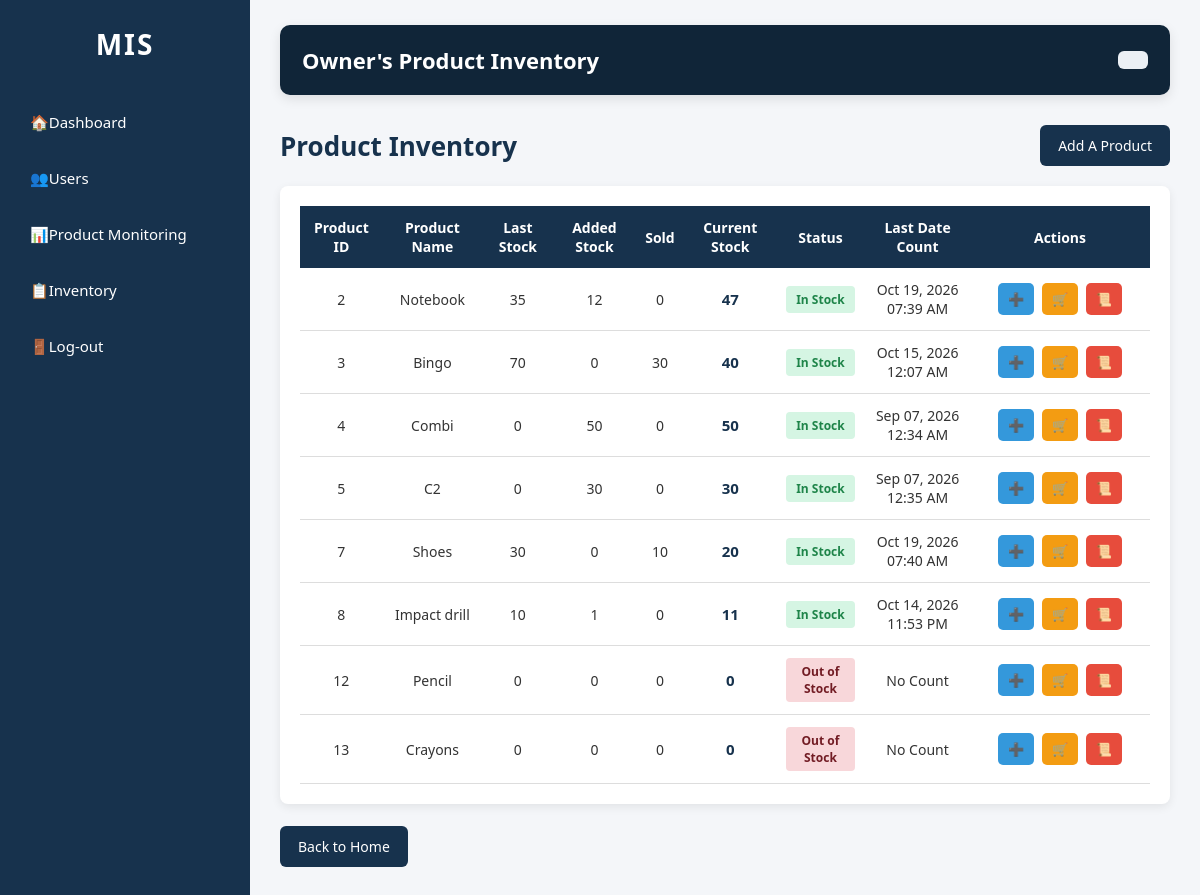
The app's page /owner/inventory/inventory.php with its own data.
### tables this page shows
CREATE TABLE IF NOT EXISTS `products` (
  `product_id` int NOT NULL AUTO_INCREMENT,
  `product_name` varchar(100) DEFAULT NULL,
  `product_photo` varchar(255) DEFAULT NULL,
  `product_description` varchar(100) DEFAULT NULL,
  `company_name` varchar(250) DEFAULT NULL,
  `product_price` decimal(10,2) NOT NULL,
  PRIMARY KEY (`product_id`)
);

### owner/inventory/inventory.php (the view, shortened to what this page needs)
<?php
require_once "../../database/db.php";
?>
<!DOCTYPE html>
<html lang="en">
<head>
    <link rel="stylesheet" href="../../design/dashboard.css">
</head>
<body>
    <div class="container">
         <div class="sidebar">
            <h2>MIS</h2>
            <ul>
                <li><a href="../../owner/dashboard.php">🏠Dashboard</a></li>
                <li><a href="../../owner/users/users.php">👥Users</a></li>
                <li><a href="../../owner/products/products.php">📊Product Monitoring</a></li>
                <li><a href="../../owner/inventory/inventory.php">📋Inventory</a></li>
                <li><a href="../../auth-pages/logout.php">🚪Log-out</a></li>
            </ul>
         </div>
          <div class="main">
            <div class="navi">
                <h2>Owner's Product Inventory</h2>
                <div class="profile">
                </div>
            </div>
          <div class="page-title">
            <h2>Product Inventory</h2>
            <a href="../products/addproducts.php" class="add-btn"> Add A Product</a>
          </div>
<div class="table-container">
    <table>
        <thead>
            <tr>
                <th>Product ID</th>
                <th>Product Name</th>
                <th>Last Stock</th>
                <th>Added Stock</th>
                <th>Sold</th>
                <th>Current Stock</th>
                <th>Status</th>
                <th>Last Date Count</th>
                <th width="180">Actions</th>
            </tr>
        </thead>
        <tbody>
        <?php
        $sql = "SELECT
                    p.product_id AS `Product ID`,
                    p.product_name AS `Product Name`,
                    COALESCE(ic.last_stock, 0) AS `Last Stock`,
                    COALESCE(ic.added_stock, 0) AS `Added Stock`,
                    COALESCE(ic.sold, 0) AS `Sold`,
                    COALESCE(ic.current_stock, 0) AS `Current Stock`,
                    ic.count_date AS `Last Date Count`
                FROM products p
                LEFT JOIN inventory_counts ic
                    ON ic.count_id = (
                        SELECT MAX(ic2.count_id)
                        FROM inventory_counts ic2
                        WHERE ic2.product_id = p.product_id
                    )
                ORDER BY p.product_id ASC";
        $result = mysqli_query($conn, $sql);
        while ($row = mysqli_fetch_assoc($result)) {
        ?>
            <tr>
                <td>
                    <?php echo $row['Product ID']; ?>
                </td>
                <td>
                    <?php echo htmlspecialchars($row['Product Name']); ?>
                </td>
                <td>
                    <?php echo $row['Last Stock']; ?>
                </td>
                <td>
                    <?php echo $row['Added Stock']; ?>
                </td>
                <td>
                    <?php echo $row['Sold']; ?>
                </td>
                <td>
                    <strong>
                        <?php echo $row['Current Stock']; ?>
                    </strong>
                </td>
                <td>
                    <?php
                    $stock = $row['Current Stock'];
                    if ($stock == 0) {
                        echo '<span class="status out">
                                Out of Stock
                              </span>';
                    } elseif ($stock <= 10) {
                        echo '<span class="status low">
                                Low Stock
                              </span>';
                    } else {
                        echo '<span class="status available">
                                In Stock
                              </span>';
                    }
                    ?>
                </td>
                <td>
                    <?php
                    if ($row['Last Date Count']) {
                        echo date(
                            'M d, Y h:i A',
                            strtotime($row['Last Date Count'])
                        );
                    } else {
                        echo "No Count";
                    }
                    ?>
                </td>
                <td>
                    <a href="../inventory/addinventory.php?product_id=<?php echo $row['Product ID']; ?>"
                       class="action-btn add"
                       title="Add Inventory">
                    ➕
                    </a>
                    <a href="../inventory/sellinventory.php?product_id=<?php echo $row['Product ID']; ?>"
                       class="action-btn sell"
                       title="Sell Stock">
                    🛒
                    </a>
                    <a href="inventory_history.php?product_id=<?php echo $row['Product ID']; ?>"
                        class="action-btn history"
                        title="Inventory History">
                    📜
                    </a>
                </td>
            </tr>
        <?php
        }
        ?>
        </tbody>
    </table>
</div>
<br>
 <div class="page-title">
<a href="../../owner/dashboard.php" class="add-btn">
    Back to Home
</a>
</div>
</body>
</html>

### design/dashboard.css (style rules this page uses)
* { margin: 0; padding: 0; box-sizing: border-box; font-family: 'Segoe UI', Tahoma, Geneva, Verdana, sans-serif; }
body { background: #f4f6f9; color: #333; min-height: 100vh; }
.container { display: flex; min-height: 100vh; }
.sidebar { width: 250px; min-width: 250px; min-height: 100vh; background: #17324d; color: white; padding: 25px 15px; position: fixed; left: 0; top: 0; bottom: 0; overflow-y: auto; }
.sidebar h2 { text-align: center; font-size: 28px; letter-spacing: 2px; margin-bottom: 35px; color: white; }
.sidebar ul { list-style: none; padding: 0; margin: 0; }
.sidebar ul li { margin-bottom: 8px; }
.sidebar ul li a { display: block; padding: 14px 15px; color: white; text-decoration: none; border-radius: 7px; font-size: 15px; transition: 0.3s ease; }
.main { margin-left: 250px; width: calc(100% - 250px); min-height: 100vh; padding: 25px 30px; }
.navi { background: #102538; color: white; min-height: 70px; padding: 15px 22px; border-radius: 10px; display: flex; align-items: center; justify-content: space-between; gap: 20px; margin-bottom: 30px; box-shadow: 0 4px 12px rgba(0, 0, 0, 0.10); }
.navi h2 { font-size: 22px; font-weight: 600; }
.profile { background: #ebf0f5; padding: 9px 15px; border-radius: 6px; white-space: nowrap; }
.page-title { display: flex; align-items: center; justify-content: space-between; gap: 15px; margin-bottom: 20px; flex-wrap: wrap; }
.page-title h2 { color: #17324d; font-size: 26px; font-weight: 600; }
.add-btn { display: inline-block; background: #17324d; color: white; text-decoration: none; padding: 11px 18px; border-radius: 6px; font-size: 14px; transition: 0.3s ease; }
.table-container { width: 100%; background: white; padding: 20px; border-radius: 8px; box-shadow: 0 3px 10px rgba(0, 0, 0, 0.08); overflow-x: auto; }
.table-container table { width: 100%; min-width: 750px; border-collapse: collapse; }
.table-container table thead th { background: #17324d; color: white; padding: 12px 10px; text-align: center; font-size: 14px; font-weight: 600; }
.table-container table tbody td { padding: 12px 10px; border-bottom: 1px solid #ddd; text-align: center; font-size: 14px; color: #333; }
.table-container table tbody tr { transition: 0.2s ease; }
.table-container table td strong { color: #17324d; font-size: 15px; }
.action-btn { display: inline-block; padding: 7px 10px; margin: 2px; border-radius: 5px; color: white; text-decoration: none; font-size: 13px; font-weight: 500; transition: 0.2s ease; border: none; }
.action-btn.add { background: #3498db; }
.action-btn.sell { background: #f39c12; }
.action-btn.history { background: #e74c3c; }
.status { display: inline-block; padding: 5px 10px; border-radius: 4px; font-size: 12px; font-weight: 600; }
.status.available { background: #d5f5e3; color: #1e8449; }
.status.out { background: #f8d7da; color: #721c24; }

### records on screen
products: product_id "2", product_name "Notebook", Last "35", Added "12", Sold "0", Current "47", shows "In Stock", Last "Oct 19, 2026 07:39 AM"
products: product_id "3", product_name "Bingo", Last "70", Added "0", Sold "30", Current "40", shows "In Stock", Last "Oct 15, 2026 12:07 AM"
products: product_id "4", product_name "Combi", Last "0", Added "50", Sold "0", Current "50", shows "In Stock", Last "Sep 07, 2026 12:34 AM"
products: product_id "5", product_name "C2", Last "0", Added "30", Sold "0", Current "30", shows "In Stock", Last "Sep 07, 2026 12:35 AM"
products: product_id "7", product_name "Shoes", Last "30", Added "0", Sold "10", Current "20", shows "In Stock", Last "Oct 19, 2026 07:40 AM"
products: product_id "8", product_name "Impact drill", Last "10", Added "1", Sold "0", Current "11", shows "In Stock", Last "Oct 14, 2026 11:53 PM"
products: product_id "12", product_name "Pencil", Last "0", Added "0", Sold "0", Current "0", shows "Out of Stock", shows "No Count"
products: product_id "13", product_name "Crayons", Last "0", Added "0", Sold "0", Current "0", shows "Out of Stock", shows "No Count"
